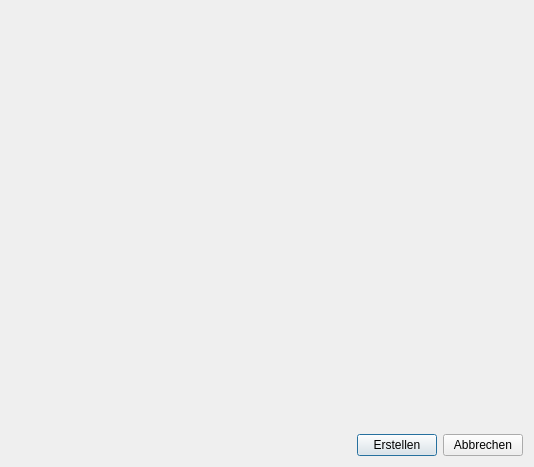
<?xml version="1.0" encoding="UTF-8"?>
<ui version="4.0">
 <class>UserGroupCreatorWindow</class>
 <widget class="QDialog" name="UserGroupCreatorWindow">
  <property name="geometry">
   <rect>
    <x>0</x>
    <y>0</y>
    <width>534</width>
    <height>467</height>
   </rect>
  </property>
  <property name="windowTitle">
   <string>Neue Benutzergruppe anlegen</string>
  </property>
  <layout class="QVBoxLayout" name="verticalLayout">
   <item>
    <widget class="UserGroupEditor" name="widgetGroupEditor" native="true">
     <property name="sizePolicy">
      <sizepolicy hsizetype="Expanding" vsizetype="Expanding">
       <horstretch>0</horstretch>
       <verstretch>0</verstretch>
      </sizepolicy>
     </property>
    </widget>
   </item>
   <item>
    <layout class="QHBoxLayout" name="horizontalLayout">
     <item>
      <spacer name="horizontalSpacer">
       <property name="orientation">
        <enum>Qt::Horizontal</enum>
       </property>
       <property name="sizeHint" stdset="0">
        <size>
         <width>40</width>
         <height>20</height>
        </size>
       </property>
      </spacer>
     </item>
     <item>
      <widget class="QPushButton" name="pushCreate">
       <property name="text">
        <string>Erstellen</string>
       </property>
      </widget>
     </item>
     <item>
      <widget class="QPushButton" name="pushCancel">
       <property name="text">
        <string>Abbrechen</string>
       </property>
      </widget>
     </item>
    </layout>
   </item>
  </layout>
 </widget>
 <customwidgets>
  <customwidget>
   <class>UserGroupEditor</class>
   <extends>QWidget</extends>
   <header>Administraton/UserGroupEditor.h</header>
   <container>1</container>
  </customwidget>
 </customwidgets>
 <resources/>
 <connections/>
</ui>
